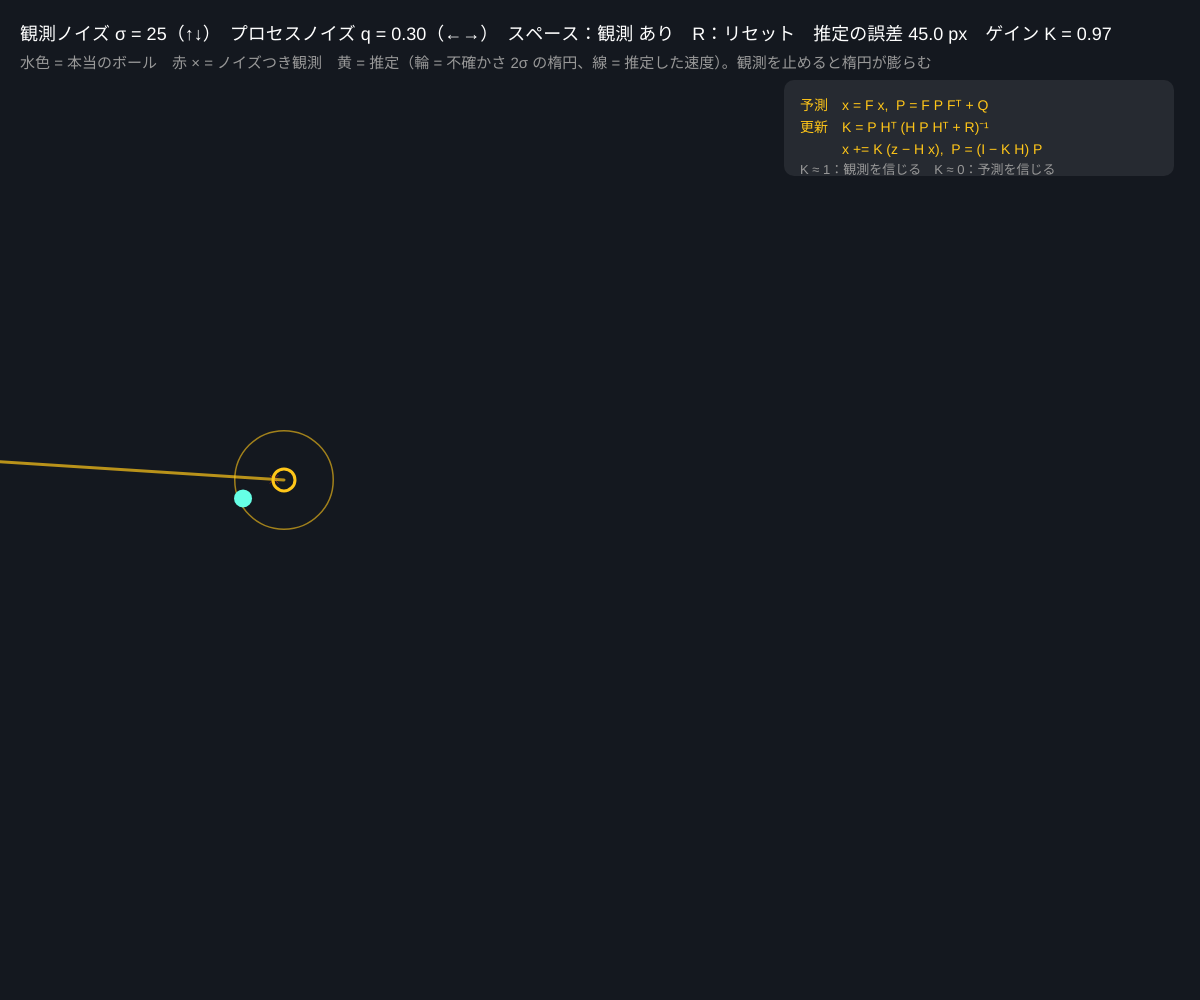
Frame 1 (no input)
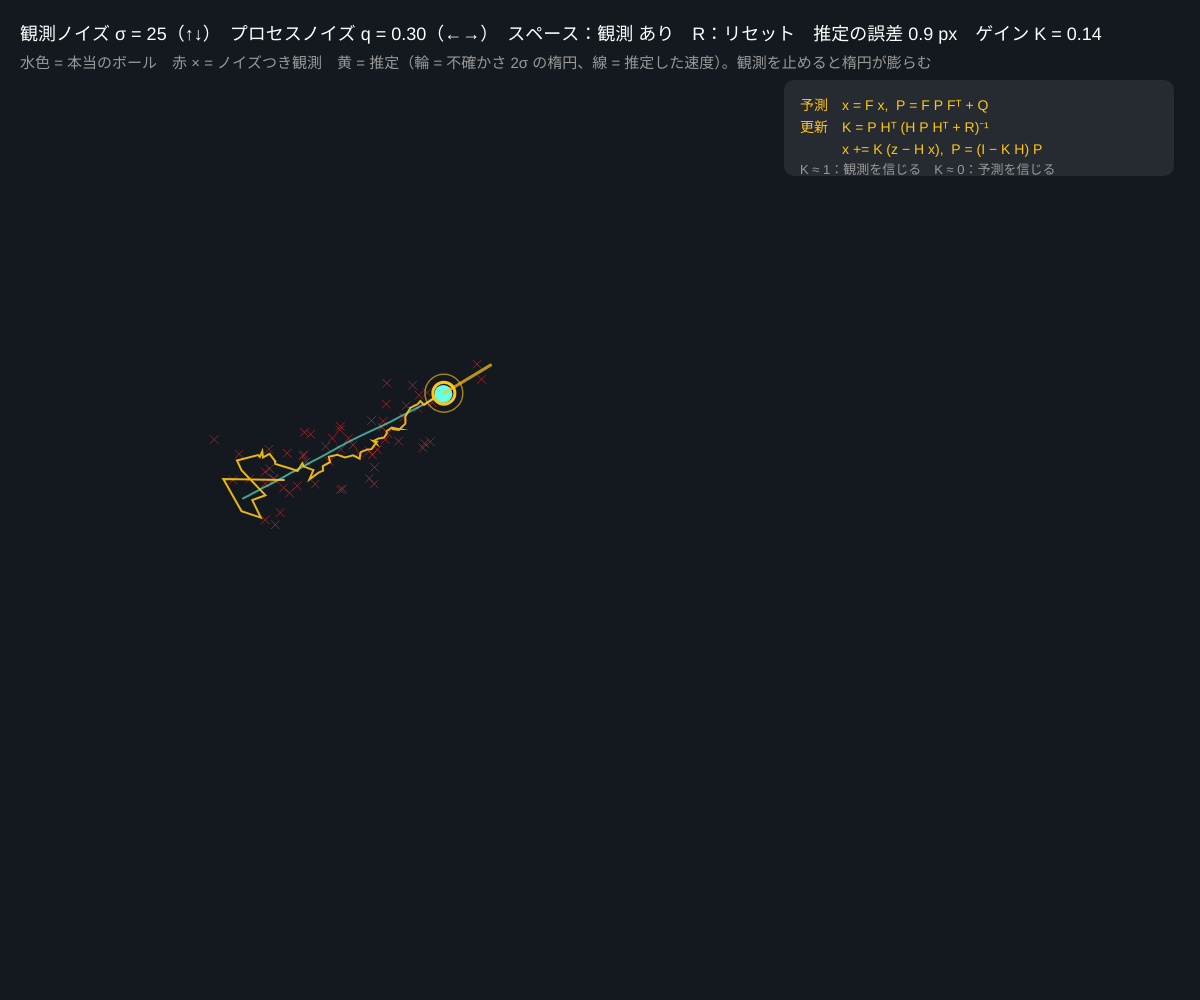
Frame 60 (no input)
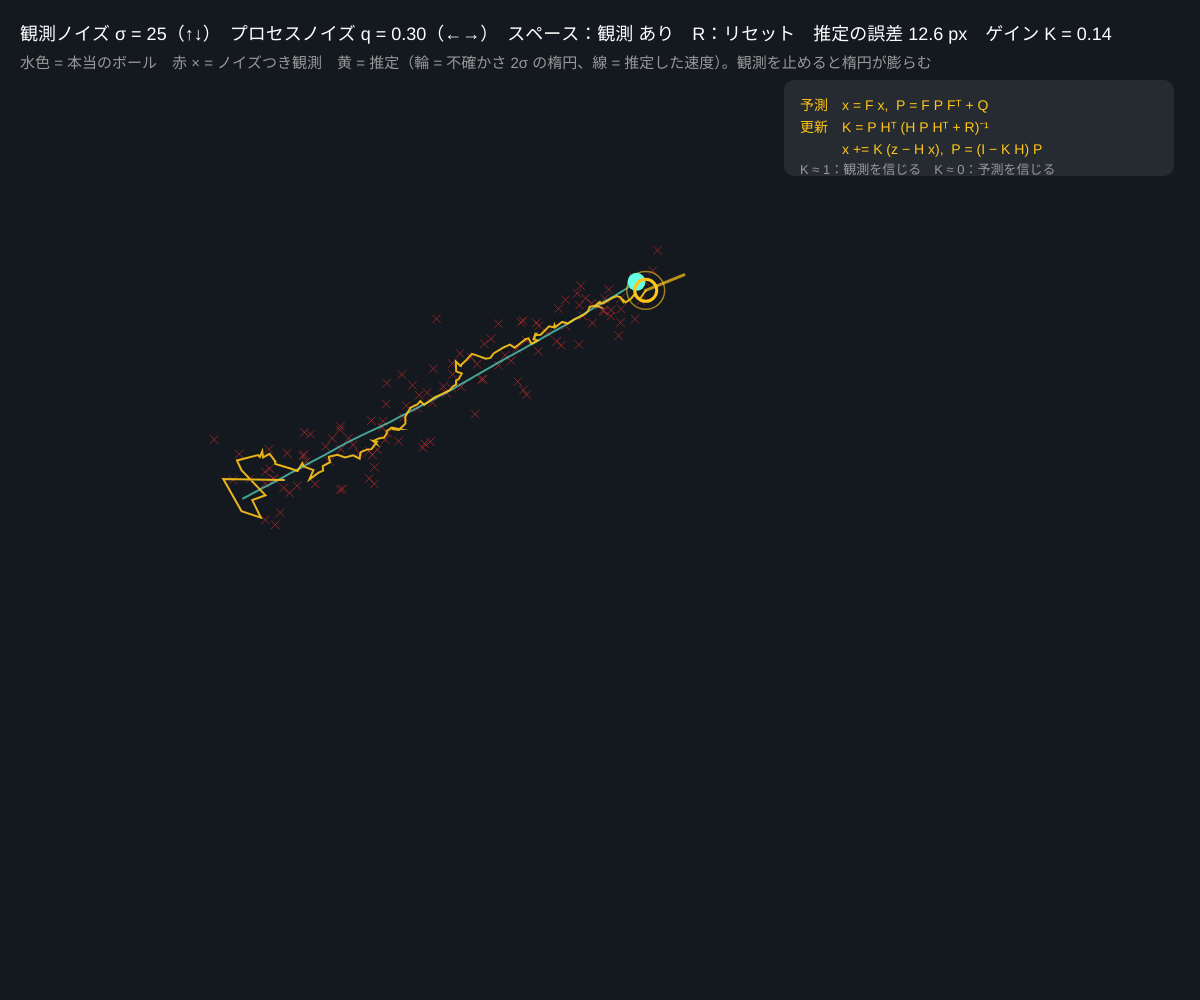
Frame 120 (the mouse pressed at the canvas centre since frame 60)

The p5.js sketch that drew these frames (run headless with seeded random() and noise() and a simulated clock; from frame 60 on, the mouse is pressed at the canvas centre):

// p5.js sketch
// ── sketch.js
// ============================================
// 11 カルマンフィルタで追跡
// ノイズだらけの観測（×印）から、ボールの本当の位置と速度を推定する
//   予測：x ← F x（等速で進むはず）、P ← F P Fᵀ + Q（不確かさは増える）
//   更新：K = P Hᵀ (H P Hᵀ + R)⁻¹、x ← x + K (z − H x)、P ← (I − K H) P（観測で不確かさが減る）
// ↑↓ = 観測ノイズ R / ←→ = プロセスノイズ Q / スペース = 観測を止める（ボールが隠れた状態）/ R = リセット
// ============================================

let ball;                    // 本当の状態 {x, y, vx, vy}
let measSigma = 25;          // ★ 観測ノイズの標準偏差（px）
let procSigma = 0.3;         // ★ プロセスノイズ（モデルからのずれ）
let xs, P;                   // 推定 [x, y, vx, vy] と共分散 4×4
let z = null;                // 観測
let blind = false;
let trailTrue = [], trailEst = [], trailZ = [];
let gainMag = 0;

function setup() {
  createCanvas(windowWidth, windowHeight);
  colorMode(HSB, 360, 100, 100, 100);
  resetAll();
}
function resetAll() {
  ball = { x: width * 0.2, y: height * 0.5, vx: 3, vy: -1.5 };
  xs = [width / 2, height / 2, 0, 0];
  P = matScaled(eye4(), 10000);     // 最初は何もわからない
  trailTrue = []; trailEst = []; trailZ = [];
}

// ★ 予測ステップ
function kfPredict() {
  let F = [[1, 0, 1, 0], [0, 1, 0, 1], [0, 0, 1, 0], [0, 0, 0, 1]];
  let q = procSigma * procSigma;
  let Q = [[q / 4, 0, q / 2, 0], [0, q / 4, 0, q / 2], [q / 2, 0, q, 0], [0, q / 2, 0, q]];
  xs = matVec(F, xs);
  P = matAdd(matMul(matMul(F, P), matT(F)), Q);
}
// ★ 更新ステップ（観測 z = [x, y]）
function kfUpdate(zx, zy) {
  let H = [[1, 0, 0, 0], [0, 1, 0, 0]];
  let R = [[measSigma * measSigma, 0], [0, measSigma * measSigma]];
  let S = matAdd(matMul(matMul(H, P), matT(H)), R);         // 2×2
  let K = matMul(matMul(P, matT(H)), inv2(S));                // 4×2
  let y = [zx - xs[0], zy - xs[1]];
  let Ky = matVec(K, y);
  for (let i = 0; i < 4; i++) xs[i] += Ky[i];
  P = matMul(matSub(eye4(), matMul(K, H)), P);
  gainMag = K[0][0];
}

function draw() {
  background(215, 35, 12);
  // 本当のボール：等速＋わずかな揺らぎ、壁で跳ね返る
  ball.vx += randomGaussian() * 0.05; ball.vy += randomGaussian() * 0.05;
  ball.x += ball.vx; ball.y += ball.vy;
  if (ball.x < 30 || ball.x > width - 30) ball.vx *= -1;
  if (ball.y < 120 || ball.y > height - 30) ball.vy *= -1;
  ball.x = constrain(ball.x, 30, width - 30); ball.y = constrain(ball.y, 120, height - 30);

  kfPredict();
  if (!blind) { z = { x: ball.x + randomGaussian() * measSigma, y: ball.y + randomGaussian() * measSigma }; kfUpdate(z.x, z.y); }
  else z = null;

  trailTrue.push({ x: ball.x, y: ball.y }); trailEst.push({ x: xs[0], y: xs[1] });
  if (z) trailZ.push(z);
  if (trailTrue.length > 400) { trailTrue.shift(); trailEst.shift(); }
  if (trailZ.length > 120) trailZ.shift();

  // 観測
  stroke(0, 80, 100, 50); strokeWeight(1);
  for (let p of trailZ) { line(p.x - 4, p.y - 4, p.x + 4, p.y + 4); line(p.x - 4, p.y + 4, p.x + 4, p.y - 4); }
  // 軌跡
  noFill(); strokeWeight(2);
  stroke(170, 60, 100, 60); beginShape(); for (let p of trailTrue) vertex(p.x, p.y); endShape();
  stroke(45, 90, 100, 90); beginShape(); for (let p of trailEst) vertex(p.x, p.y); endShape();
  // 不確かさの楕円（P の位置ブロック 2×2 の固有ベクトル・固有値）
  drawEllipse(xs[0], xs[1], P[0][0], P[0][1], P[1][1]);
  // ボールと推定
  noStroke(); fill(170, 60, 100); circle(ball.x, ball.y, 18);
  noFill(); stroke(45, 90, 100); strokeWeight(3); circle(xs[0], xs[1], 22);
  stroke(45, 90, 100, 70); line(xs[0], xs[1], xs[0] + xs[2] * 12, xs[1] + xs[3] * 12);   // 推定速度

  let err = sqrt(sq(xs[0] - ball.x) + sq(xs[1] - ball.y));
  noStroke(); fill(0, 0, 100); textSize(18);
  text('観測ノイズ σ = ' + measSigma + '（↑↓）　プロセスノイズ q = ' + nf(procSigma, 1, 2) + '（←→）　スペース：観測 ' + (blind ? 'なし（隠れている）' : 'あり') + '　R：リセット　推定の誤差 ' + nf(err, 1, 1) + ' px　ゲイン K = ' + nf(gainMag, 1, 2), 20, 40);
  fill(0, 0, 60); textSize(15);
  text('水色 = 本当のボール　赤 × = ノイズつき観測　黄 = 推定（輪 = 不確かさ 2σ の楕円、線 = 推定した速度）。観測を止めると楕円が膨らむ', 20, 68);
  let px = width - 400, py = 110;
  fill(0, 0, 100, 8); rect(px - 16, py - 30, 390, 96, 10);
  fill(45, 90, 100); textSize(14);
  text('予測　x = F x,  P = F P Fᵀ + Q', px, py);
  text('更新　K = P Hᵀ (H P Hᵀ + R)⁻¹', px, py + 22);
  text('　　　x += K (z − H x),  P = (I − K H) P', px, py + 44);
  fill(0, 0, 60); textSize(13);
  text('K ≈ 1：観測を信じる　K ≈ 0：予測を信じる', px, py + 64);
}

// 2×2 対称行列 [[a, b], [b, c]] の固有分解で楕円を描く
function drawEllipse(cx, cy, a, b, c) {
  let tr = a + c, det = a * c - b * b;
  let disc = sqrt(max(0, tr * tr / 4 - det));
  let l1 = tr / 2 + disc, l2 = max(tr / 2 - disc, 0.01);
  let th = abs(b) < 1e-9 ? 0 : atan2(l1 - a, b);
  push(); translate(cx, cy); rotate(th);
  noFill(); stroke(45, 90, 100, 60); strokeWeight(1.5);
  ellipse(0, 0, 4 * sqrt(l1), 4 * sqrt(l2));
  pop();
}

function keyPressed() {
  if (key === UP_ARROW) measSigma = min(150, measSigma + 5);
  if (key === DOWN_ARROW) measSigma = max(2, measSigma - 5);
  if (key === RIGHT_ARROW) procSigma = min(3, procSigma * 1.5);
  if (key === LEFT_ARROW) procSigma = max(0.02, procSigma / 1.5);
  if (key === ' ') blind = !blind;
  if (key === 'r' || key === 'R') resetAll();
}

// ---------- やってみよう ----------
// 1. σ を 100 にしても推定はボールに近い。観測 1 個では無理なのに、なぜ？（過去の観測を速度ごと平均している）
// 2. q を小さくすると推定はなめらかだが、壁で跳ね返ったとき追いつくのが遅い。q と σ の役割のちがい
// 3. スペースで観測を止めて 2 秒待つ。推定はまっすぐ進む（等速モデル）。壁は知らないのでつき抜ける
// 4. モデルを「等加速度」（状態 6 つ）にすると F と Q はどうなる？

// ==================================================
// ここから下は「行列の道具」（4×4 と 2×2 の小さな行列計算）
// ==================================================
function eye4() { return [[1, 0, 0, 0], [0, 1, 0, 0], [0, 0, 1, 0], [0, 0, 0, 1]]; }
function matScaled(A, s) { return A.map((r) => r.map((v) => v * s)); }
function matT(A) { return A[0].map((_, j) => A.map((r) => r[j])); }
function matAdd(A, B) { return A.map((r, i) => r.map((v, j) => v + B[i][j])); }
function matSub(A, B) { return A.map((r, i) => r.map((v, j) => v - B[i][j])); }
function matMul(A, B) {
  return A.map((r) => B[0].map((_, j) => r.reduce((s, v, k) => s + v * B[k][j], 0)));
}
function matVec(A, v) { return A.map((r) => r.reduce((s, a, k) => s + a * v[k], 0)); }
function inv2(M) {
  let d = M[0][0] * M[1][1] - M[0][1] * M[1][0];
  if (abs(d) < 1e-12) d = 1e-12;
  return [[M[1][1] / d, -M[0][1] / d], [-M[1][0] / d, M[0][0] / d]];
}
